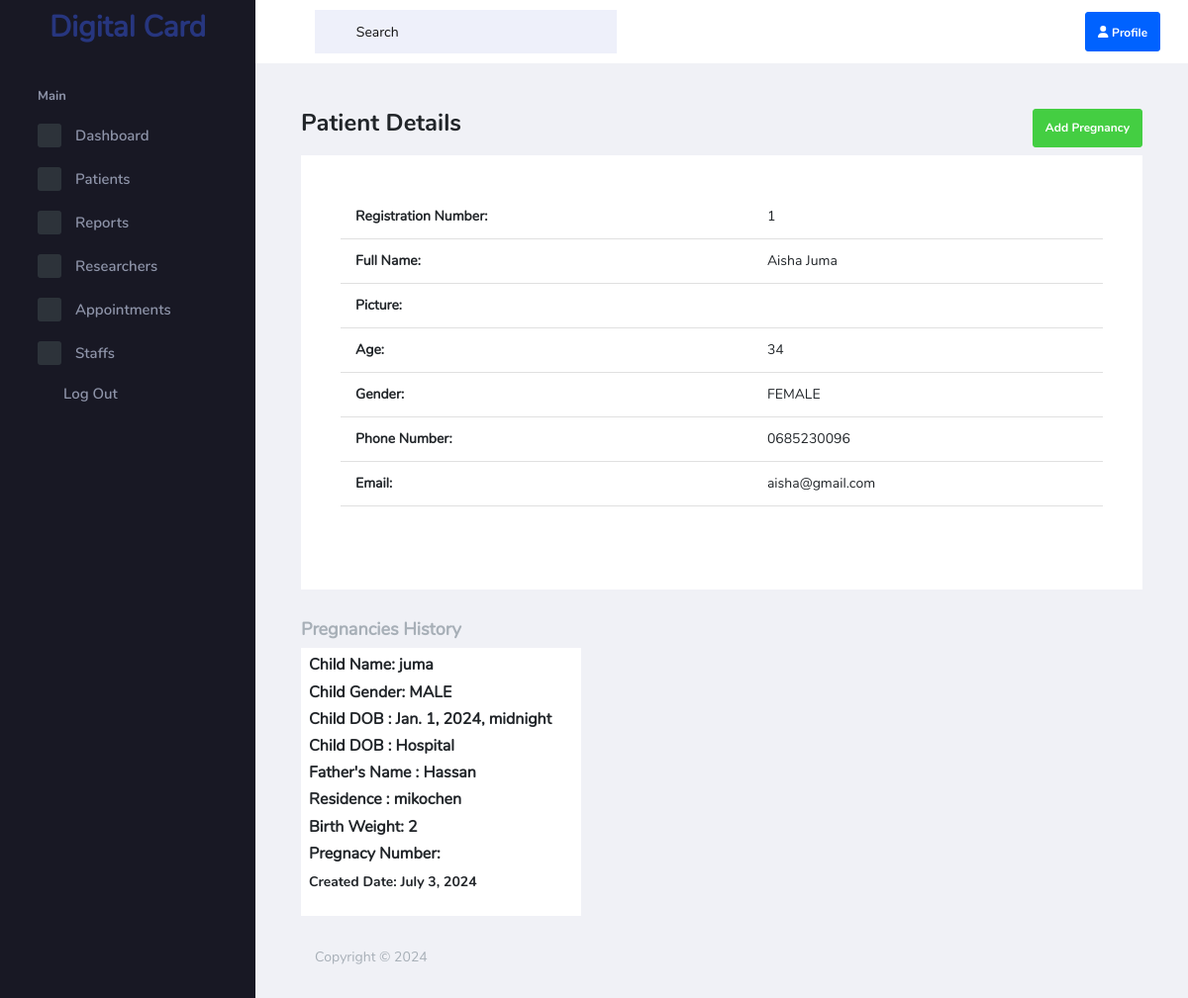
The app's page /patient/1 (signed in), older data.
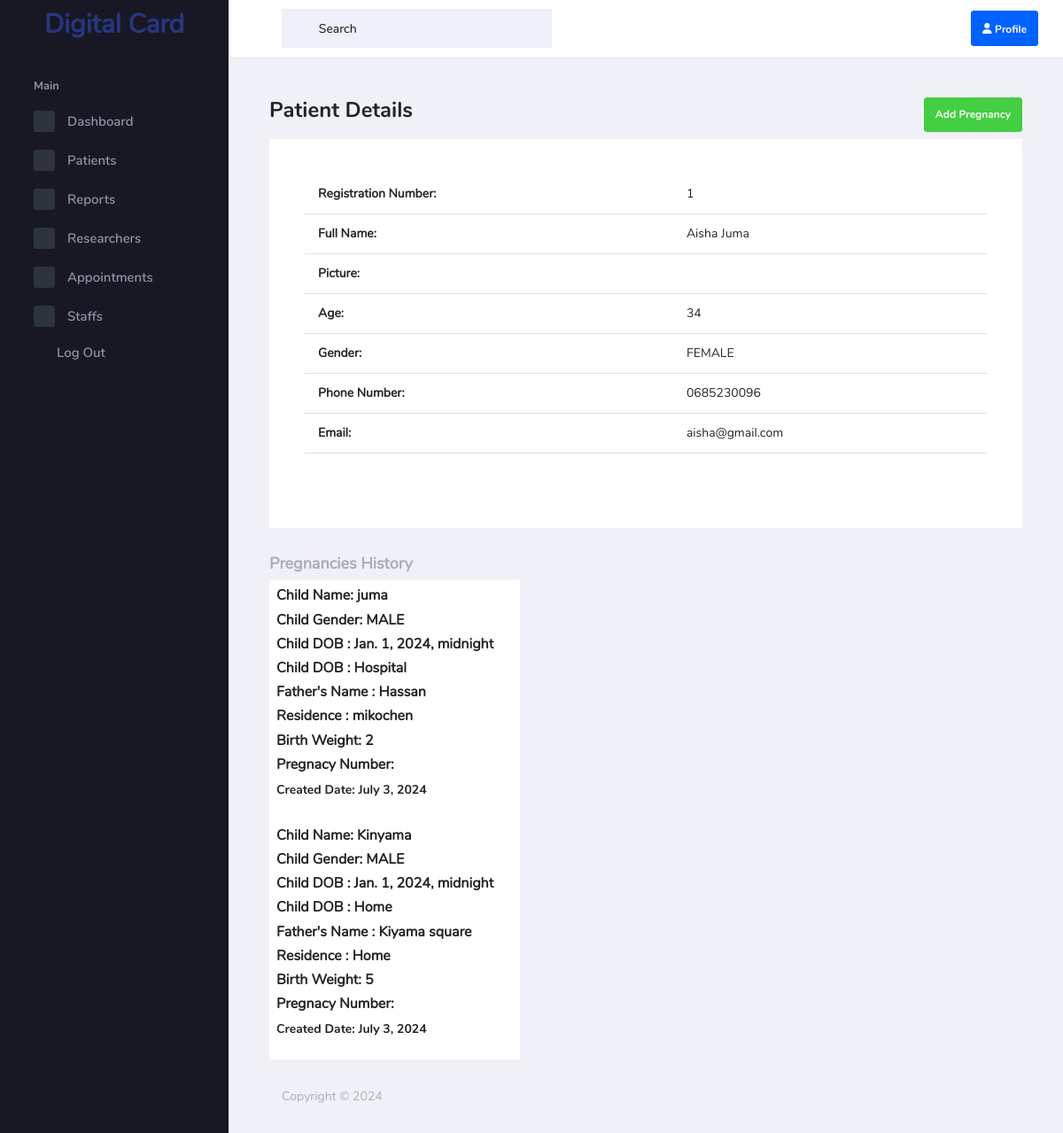
The same page, newer data.
### main/models.py (models this page shows, shortened)
class Patient(models.Model):
    user = models.OneToOneField(User, null=True, blank=True, on_delete=models.CASCADE)
    registration_number = models.CharField(max_length=15)
    full_name = models.CharField(max_length=50)
    age = models.IntegerField()
    gender = models.CharField(max_length=10, choices=gender_choices)
    address = models.CharField(max_length=100)
    phone_number = models.CharField(max_length=15)
    email = models.EmailField()
    password = models.CharField(max_length=50)
    image = models.ImageField(upload_to='media', null=True, blank=True)
    husband_name = models.CharField(max_length=200, blank=True, null=True)
    height = models.CharField(max_length=110, null=True, choices=height_choices)
    occupation = models.CharField(max_length=200, blank=True, null=True)
    village_or_street = models.CharField(max_length=200, blank=True, null=True)
    chairperson_name = models.CharField(max_length=200, blank=True, null=True)
    ward_district = models.CharField(max_length=200, blank=True, null=True)
    education = models.CharField(max_length=200, blank=True, null=True)
    created_at = models.DateTimeField(auto_now_add=True)
    updated_at = models.DateTimeField(auto_now=True)

class Pregnancy(models.Model):
    patient = models.ForeignKey(Patient, on_delete=models.CASCADE)
    child_number = models.CharField(max_length=15)
    gender = models.CharField(max_length=10, choices=gender_choices, default='MALE')
    date_of_birth = models.DateTimeField( default='2024-01-01' )
    birth_weight = models.CharField(max_length=15)
    birth_place = models.CharField(max_length=200, choices=(("Hospital", "Hospital"), ("Home", "Home"), ("Others", "Others")),  null=True, blank=True)
    baby_name = models.CharField(max_length=200, blank=True, null=True)
    father_name = models.CharField(max_length=200, blank=True, null=True)
    residence =  models.CharField(max_length=200, blank=True, null=True)
    pregnancy_number = models.IntegerField(default=1)
    created_at = models.DateTimeField(auto_now_add=True)
    updated_at = models.DateTimeField(auto_now=True)

### main/views.py (the view, shortened to what this page needs)
# urls.py: path('patient/<int:id>', views.patient, name='patient'),
@login_required
def patient(request, id):
    patienty = Patient.objects.get(id=id)
    pregnance_form = PregnancyForm()
    context = {'patient': patienty, 'pregnance_form': pregnance_form}
    return render(request, 'patient.html', context)

### main/forms.py
class PregnancyForm(forms.ModelForm):
    class Meta:
        model = Pregnancy
        exclude = ['patient']
        widgets = {
            'baby_name': forms.TextInput(attrs={'class': 'form-control'}),
            'gender': forms.TextInput(attrs={'class': 'form-control'}),
            'father_name': forms.TextInput(attrs={'class': 'form-control'}),
            'birth_place': forms.Select(attrs={'class': 'form-select'}),
            'residence': forms.TextInput(attrs={'class': 'form-control'}),
            'birth_weight': forms.TextInput(attrs={'class': 'form-control'}),
            'pregnancy_number': forms.NumberInput(attrs={'class': 'form-control'}),
            'child_number': forms.TextInput(attrs={'class': 'form-control'}),
            'date_of_birth': forms.TextInput(attrs={'class': 'form-control'}),
        }

### templates/patient.html (shortened to what this page needs)
{% extends "snippets/base.html" %}
{% block content %}
{% include "snippets/navbar.html" %}
<div class="container-fluid page-body-wrapper">
  {% include "snippets/sidebar.html" %}
  <div class="main-panel">
    <div class="content-wrapper">
      <div class="d-xl-flex justify-content-between align-items-start">
        <h2 class="text-dark font-weight-bold mb-2">Patient Details</h2>
        <div class="d-flex justify-content-between">
          {% if not request.user.patient %}
          <button
          type="button"
          class="btn btn-success  mb-2"
          data-bs-toggle="modal"
          data-bs-target="#addPatientModal"
         >
          Add Pregnancy
        </button>
          {% endif %}
        </div>
      </div>
      <div class="row">
        <div class="col-md-12">
          <div class="col-lg-12 grid-margin stretch-card">
            <div class="card">
              <div class="card-body">
                <div class="table-responsive">
                  <table class="table">
                    <tbody>
                        <tr>
                            <td><strong>Registration Number:</strong></td>
                            <td>{{ patient.registration_number }}</td>
                        </tr>
                        <tr>
                            <td><strong>Full Name:</strong></td>
                            <td>{{ patient.full_name }}</td>
                        </tr>
                        <tr>
                            <td><strong>Picture:</strong></td>
                            <td>{{ patient.image }}</td>
                        </tr>
                        <tr>
                            <td><strong>Age:</strong></td>
                            <td>{{ patient.age }}</td>
                        </tr>
                        <tr>
                            <td><strong>Gender:</strong></td>
                            <td>{{ patient.get_gender_display }}</td>
                        </tr>
                        <tr>
                            <td><strong>Phone Number:</strong></td>
                            <td>{{ patient.phone_number }}</td>
                        </tr>
                        <tr>
                            <td><strong>Email:</strong></td>
                            <td>{{ patient.email }}</td>
                        </tr>
                    </tbody>
                </table>
                </div>
                <br /><br />
              </div>
            </div>
          </div>
        </div>
      </div>
      <h4 class="hhhh">Pregnancies History</h4>
      <div class="d-flex">
        <div class="col-xl-4 col-lg-6 col-sm-6 grid-dmargin ">
          {% for child in patient.pregnancy_set.all %}
            <a href="{% url 'pregnance' child.id %}" class="text-decoration-none">
              <div class="card">
                <div class="card-body p-2 m-0 text">
                  <h5 class="mb text-dark font-weight-normal">Child Name: {{ child.baby_name }}</h5>
                  <h5 class="mb text-dark font-weight-normal">Child Gender: {{ child.gender }}</h5>
                  <h5 class="mb text-dark font-weight-normal">Child DOB : {{ child.date_of_birth }}</h5>
                  <h5 class="mb text-dark font-weight-normal">Child DOB : {{ child.birth_place }}</h5>
                  <h5 class="mb text-dark font-weight-normal">Father's Name : {{ child.father_name }}</h5>
                  <h5 class="mb text-dark font-weight-normal">Residence : {{ child.residence }}</h5>
                  <h5 class="mb text-dark font-weight-normal"> Birth Weight: {{ child.birth_weight }}</h5>
                  <h5 class="mb text-dark font-weight-normal">Pregnacy Number: {{ child.pregnacy_number }}</h5>
                  <p class="mb text-dark font-weight-bold">Created Date: {{ child.created_at | date }}</p>
                </div>
              </div>
            </a>
          {% endfor %}
        </div>
      </div>
    </div>
    {% include "snippets/footer.html" %}
  </div>
</div>
{% endblock content %}

### templates/snippets/base.html (shortened to what this page needs)
<!DOCTYPE html>
{% load static %}
<html lang="en">
  <head>
    <link rel="stylesheet" href="{% static 'assets/vendors/mdi/css/materialdesignicons.min.css' %}">
    <link rel="stylesheet" href="{% static 'assets/vendors/flag-icon-css/css/flag-icon.min.css' %}">
    <link rel="stylesheet" href="{% static 'assets/vendors/css/vendor.bundle.base.css' %}">
    <link rel="stylesheet" href="{% static 'assets/vendors/font-awesome/css/font-awesome.min.css' %}" />
    <link rel="stylesheet" href="{% static 'assets/vendors/bootstrap-datepicker/bootstrap-datepicker.min.css' %}">
    <link rel="stylesheet" href="{% static 'assets/css/style.css' %}">
    <link rel="stylesheet" href="https://cdnjs.cloudflare.com/ajax/libs/font-awesome/6.5.2/css/all.min.css" />
  </head>
  <body>
    {% block content %}
    {% endblock content %}
  </body>
</html>

### templates/snippets/navbar.html (shortened to what this page needs)
{% load static %}
<nav
  class="navbar default-layout-navbar col-lg-12 col-12 p-0 fixed-top d-flex flex-row"
>
  <div
    class="text-center navbar-brand-wrapper d-flex align-items-center justify-content-center"
  >
    <a class="navbar-brand brand-logo" href="index.html"
      ><h1>Digital Card</h1></a>
  </div>
  <div class="navbar-menu-wrapper d-flex align-items-stretch">
    <button
      class="navbar-toggler navbar-toggler align-self-center"
      type="button"
      data-toggle="minimize"
    >
      <span class="mdi mdi-menu"></span>
    </button>
    <div class="search-field d-none d-xl-block">
      <form class="d-flex align-items-center h-100" action="#">
        <div class="input-group">
          <div class="input-group-prepend bg-transparent">
            <i class="input-group-text border-0 mdi mdi-magnify"></i>
          </div>
          <input
            type="text"
            class="form-control bg-transparent border-0"
            placeholder="Search"
          />
        </div>
      </form>
    </div>
    <ul class="navbar-nav navbar-nav-right">
      <li class="nav-item nav-profile dropdown">
        {% if request.user.is_authenticated %}
        <button class="btn btn-primary m-1" onclick="window.location.href='{% url 'profile' %}'">
          <i class="fas fa-user"></i> Profile
      </button>
        {% endif %}
      </li>
    </ul>
  </div>
</nav>

### templates/snippets/sidebar.html (shortened to what this page needs)
{% load static %}
<nav class="sidebar sidebar-offcanvas" id="sidebar">
  <ul class="nav">
    <li class="nav-item nav-category">Main</li>
    <li class="nav-item">
      <a class="nav-link" href="{% url 'home' %}">
        <span class="icon-bg"><i class="mdi mdi-cube menu-icon"></i></span>
        <span class="menu-title">Dashboard</span>
      </a>
    </li>
    {% if  request.user.doctor or request.user.is_superuser or request.user.patient  %}
    <li class="nav-item">
      <a class="nav-link" href="{% url 'patients' %}">
        <span class="icon-bg"><i class="mdi mdi-contacts menu-icon"></i></span>
        <span class="menu-title">Patients</span>
      </a>
    </li>
    {% endif %}
    {% if  request.user.researcher or  request.user.doctor  or request.user.is_superuser  %}
    <li class="nav-item">
      <a class="nav-link" href="{% url 'reports'%}">
        <span class="icon-bg"><i class="mdi mdi-chart-bar menu-icon"></i></span>
        <span class="menu-title">Reports</span>
      </a>
    </li>
    {% endif %}
    {% if  request.user.doctor or request.user.is_superuser %}
    <li class="nav-item">
      <a class="nav-link" href=" {% url 'researchers' %} ">
        <span class="icon-bg"
          ><i class="mdi mdi-format-list-bulleted menu-icon"></i
        ></span>
        <span class="menu-title">Researchers</span>
      </a>
    </li>
    <li class="nav-item">
      <a class="nav-link" href="{% url 'appointments' %}">
        <span class="icon-bg"
          ><i class="mdi mdi-table-large menu-icon"></i
        ></span>
        <span class="menu-title">Appointments</span>
      </a>
    </li>
    <li class="nav-item">
      <a class="nav-link" href="{% url 'doctors' %}">
        <span class="icon-bg"
          ><i class="mdi mdi-table-large menu-icon"></i
        ></span>
        <span class="menu-title">Staffs</span>
      </a>
    </li>
    {% endif %}
    <li class="nav-item sidebar-user-actions">
      <div class="sidebar-user-menu">
        <a href="{% url 'signout' %}" class="nav-link"
          ><i class="mdi mdi-logout menu-icon"></i>
          <span class="menu-title">Log Out</span></a
        >
      </div>
    </li>
  </ul>
</nav>

### templates/snippets/footer.html
<footer class="footer">
    <div class="footer-inner-wraper">
      <div class="d-sm-flex justify-content-center justify-content-sm-between py-2">
        <span class="text-muted text-center text-sm-left d-block d-sm-inline-block">Copyright © <a href="" target="_blank"> </a>2024</span>
      </div>
    </div>
  </footer>

Row changes from the older to the newer data that the page shows:
added Pregnancy: baby_name "Kinyama", gender "MALE", date_of_birth "Jan. 1, 2024, midnight", birth_place "Home", father_name "Kiyama square", residence "Home", birth_weight "5", created_at "July 3, 2024"
